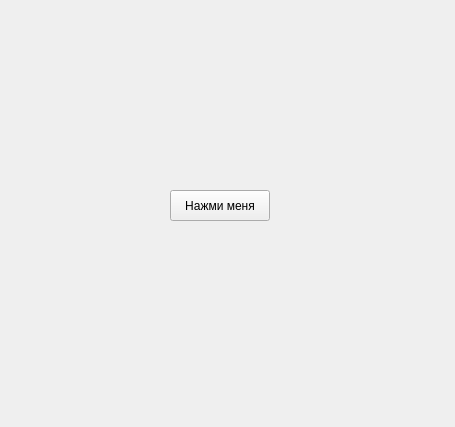
<?xml version="1.0" encoding="UTF-8"?>
<ui version="4.0">
 <class>Form</class>
 <widget class="QWidget" name="Form">
  <property name="geometry">
   <rect>
    <x>0</x>
    <y>0</y>
    <width>455</width>
    <height>427</height>
   </rect>
  </property>
  <property name="windowTitle">
   <string>Git и желтые окружности</string>
  </property>
  <widget class="QPushButton" name="pushButton">
   <property name="geometry">
    <rect>
     <x>170</x>
     <y>190</y>
     <width>100</width>
     <height>31</height>
    </rect>
   </property>
   <property name="text">
    <string>Нажми меня</string>
   </property>
  </widget>
 </widget>
 <resources/>
 <connections/>
</ui>
